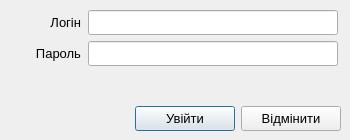
<?xml version="1.0" encoding="UTF-8"?>
<ui version="4.0">
 <class>authorization</class>
 <widget class="QDialog" name="authorization">
  <property name="windowModality">
   <enum>Qt::ApplicationModal</enum>
  </property>
  <property name="geometry">
   <rect>
    <x>0</x>
    <y>0</y>
    <width>350</width>
    <height>140</height>
   </rect>
  </property>
  <property name="sizePolicy">
   <sizepolicy hsizetype="Fixed" vsizetype="Fixed">
    <horstretch>0</horstretch>
    <verstretch>0</verstretch>
   </sizepolicy>
  </property>
  <property name="minimumSize">
   <size>
    <width>350</width>
    <height>140</height>
   </size>
  </property>
  <property name="maximumSize">
   <size>
    <width>350</width>
    <height>140</height>
   </size>
  </property>
  <property name="font">
   <font>
    <family>Segoe UI</family>
    <pointsize>11</pointsize>
   </font>
  </property>
  <property name="windowTitle">
   <string>Авторизація</string>
  </property>
  <widget class="QWidget" name="layoutWidget">
   <property name="geometry">
    <rect>
     <x>10</x>
     <y>10</y>
     <width>331</width>
     <height>121</height>
    </rect>
   </property>
   <layout class="QVBoxLayout" name="verticalLayout_2">
    <item>
     <layout class="QVBoxLayout" name="verticalLayout">
      <item>
       <layout class="QHBoxLayout" name="horizontalLayout">
        <item>
         <widget class="QLabel" name="label">
          <property name="maximumSize">
           <size>
            <width>70</width>
            <height>16777215</height>
           </size>
          </property>
          <property name="font">
           <font>
            <family>Segoe UI</family>
            <pointsize>10</pointsize>
           </font>
          </property>
          <property name="text">
           <string>Логін</string>
          </property>
          <property name="textFormat">
           <enum>Qt::RichText</enum>
          </property>
          <property name="alignment">
           <set>Qt::AlignRight|Qt::AlignTrailing|Qt::AlignVCenter</set>
          </property>
         </widget>
        </item>
        <item>
         <widget class="QLineEdit" name="lineEdit">
          <property name="maximumSize">
           <size>
            <width>250</width>
            <height>25</height>
           </size>
          </property>
          <property name="text">
           <string/>
          </property>
          <property name="maxLength">
           <number>128</number>
          </property>
          <property name="frame">
           <bool>true</bool>
          </property>
          <property name="echoMode">
           <enum>QLineEdit::Normal</enum>
          </property>
         </widget>
        </item>
       </layout>
      </item>
      <item>
       <layout class="QHBoxLayout" name="horizontalLayout_2">
        <item>
         <widget class="QLabel" name="label_2">
          <property name="maximumSize">
           <size>
            <width>70</width>
            <height>16777215</height>
           </size>
          </property>
          <property name="font">
           <font>
            <family>Segoe UI</family>
            <pointsize>10</pointsize>
           </font>
          </property>
          <property name="text">
           <string>Пароль</string>
          </property>
          <property name="textFormat">
           <enum>Qt::RichText</enum>
          </property>
          <property name="alignment">
           <set>Qt::AlignRight|Qt::AlignTrailing|Qt::AlignVCenter</set>
          </property>
         </widget>
        </item>
        <item>
         <widget class="QLineEdit" name="lineEdit_2">
          <property name="maximumSize">
           <size>
            <width>250</width>
            <height>25</height>
           </size>
          </property>
          <property name="maxLength">
           <number>64</number>
          </property>
          <property name="frame">
           <bool>true</bool>
          </property>
          <property name="echoMode">
           <enum>QLineEdit::Password</enum>
          </property>
          <property name="placeholderText">
           <string/>
          </property>
          <property name="clearButtonEnabled">
           <bool>false</bool>
          </property>
         </widget>
        </item>
       </layout>
      </item>
     </layout>
    </item>
    <item>
     <spacer name="verticalSpacer">
      <property name="orientation">
       <enum>Qt::Vertical</enum>
      </property>
      <property name="sizeHint" stdset="0">
       <size>
        <width>20</width>
        <height>40</height>
       </size>
      </property>
     </spacer>
    </item>
    <item>
     <layout class="QHBoxLayout" name="horizontalLayout_4">
      <item>
       <spacer name="horizontalSpacer">
        <property name="orientation">
         <enum>Qt::Horizontal</enum>
        </property>
        <property name="sizeHint" stdset="0">
         <size>
          <width>40</width>
          <height>20</height>
         </size>
        </property>
       </spacer>
      </item>
      <item>
       <layout class="QHBoxLayout" name="horizontalLayout_3">
        <item>
         <widget class="QPushButton" name="pushButton">
          <property name="sizePolicy">
           <sizepolicy hsizetype="Expanding" vsizetype="Fixed">
            <horstretch>0</horstretch>
            <verstretch>0</verstretch>
           </sizepolicy>
          </property>
          <property name="minimumSize">
           <size>
            <width>100</width>
            <height>25</height>
           </size>
          </property>
          <property name="maximumSize">
           <size>
            <width>120</width>
            <height>30</height>
           </size>
          </property>
          <property name="font">
           <font>
            <family>Segoe UI</family>
            <pointsize>10</pointsize>
           </font>
          </property>
          <property name="text">
           <string>Увійти</string>
          </property>
         </widget>
        </item>
        <item>
         <widget class="QPushButton" name="pushButton_2">
          <property name="sizePolicy">
           <sizepolicy hsizetype="Expanding" vsizetype="Fixed">
            <horstretch>0</horstretch>
            <verstretch>0</verstretch>
           </sizepolicy>
          </property>
          <property name="minimumSize">
           <size>
            <width>100</width>
            <height>25</height>
           </size>
          </property>
          <property name="font">
           <font>
            <family>Segoe UI</family>
            <pointsize>10</pointsize>
           </font>
          </property>
          <property name="text">
           <string>Відмінити</string>
          </property>
         </widget>
        </item>
       </layout>
      </item>
     </layout>
    </item>
   </layout>
  </widget>
 </widget>
 <resources/>
 <connections>
  <connection>
   <sender>pushButton_2</sender>
   <signal>clicked()</signal>
   <receiver>authorization</receiver>
   <slot>reject()</slot>
   <hints>
    <hint type="sourcelabel">
     <x>374</x>
     <y>152</y>
    </hint>
    <hint type="destinationlabel">
     <x>352</x>
     <y>188</y>
    </hint>
   </hints>
  </connection>
 </connections>
</ui>
